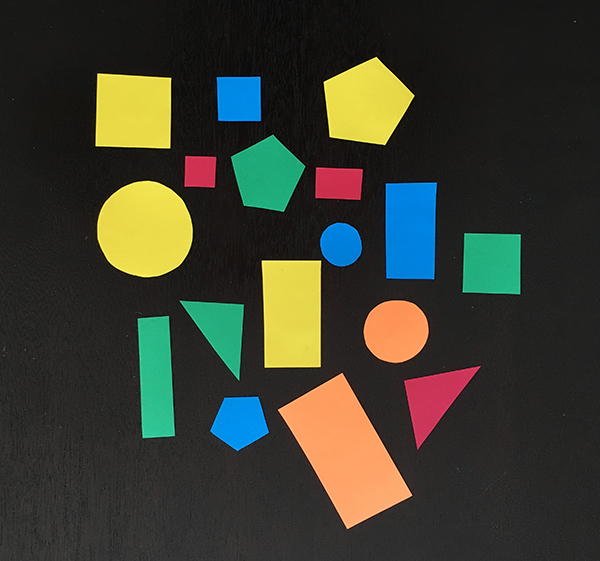
#> input picture base_station/vision trésor/shapes_and_colors.png, 600 x 561 px
$ python detect_islands.py --image '../vision trésor/shapes_and_colors.png'   (older library calls are emulated)
#> lines starting #> are read from the running program, lines starting #| are printed output that depends on the picture; after the words box and inside, x2 and y2 are one past the last pixel; in counts of white or black regions, pixels touching at a corner belong together
# USAGE
# python detect_shapes.py --image shapes_and_colors.png

# import the necessary packages
from pyimagesearch.shapedetector import ShapeDetector
import argparse
import imutils
import cv2

redl = (160,100,100)
redu = (179,255,255)
yellowl = (20,100,100)
yellowu = (30,255,255)
greenl =  (50,100,50)
greenu = (80,255,255)
bluel = (80,50,50)
blueu = (130,255,255)

# construct the argument parse and parse the arguments
ap = argparse.ArgumentParser()
ap.add_argument("-i", "--image", required=True,
	help="path to the input image")
args = vars(ap.parse_args())

# load the image and resize it to a smaller factor so that
# the shapes can be approximated better
image = cv2.imread(args["image"])
#> image is the input picture: shape (561, 600, 3); mean B, G, R 47.5, 60.1, 58.4
resized = imutils.resize(image, width=960)
ratio = 1#image.shape[0] / float(resized.shape[0])

blurred = cv2.GaussianBlur(resized, (15, 15), 0)
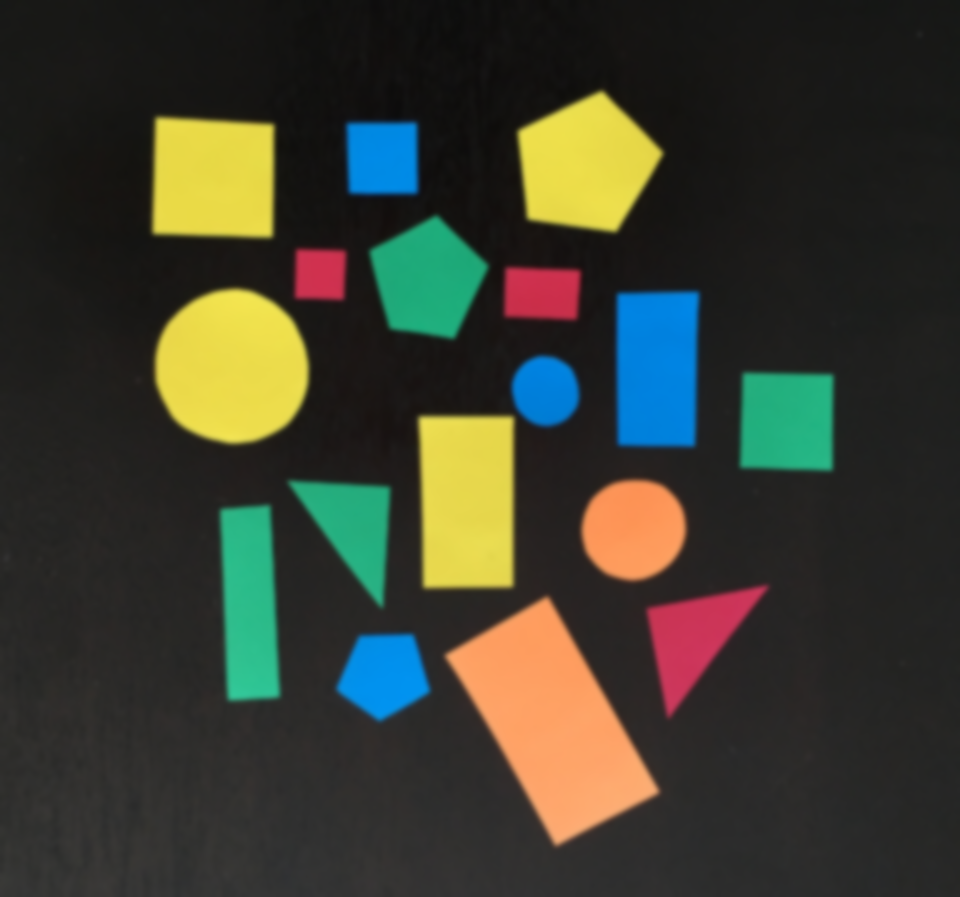
#> blurred: shape (897, 960, 3); mean B, G, R 47.4, 60, 58.3
hsv = cv2.cvtColor(blurred, cv2.COLOR_BGR2HSV)
#> hsv: shape (897, 960, 3); mean H, S, V 31.2, 58.7, 71
# convert the resized image to grayscale, blur it slightly,
# and threshold it
blue = cv2.inRange(hsv, bluel, blueu)
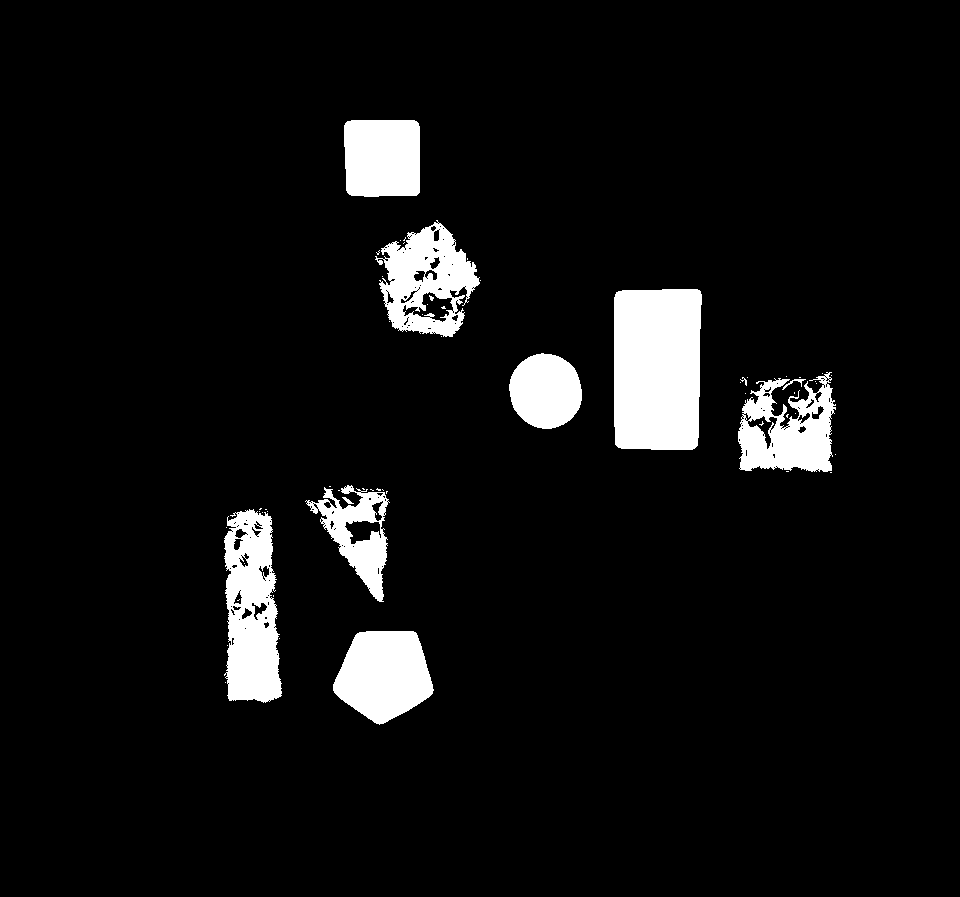
#> blue: shape (897, 960); 6.5% white; 59 white regions (48 under 20 px), largest, box (x1, y1, x2, y2) and area: (614, 289, 702, 450) 13679, (224, 509, 282, 703) 8379, (333, 631, 434, 725) 6829
blue = cv2.erode(blue, None, iterations=2)
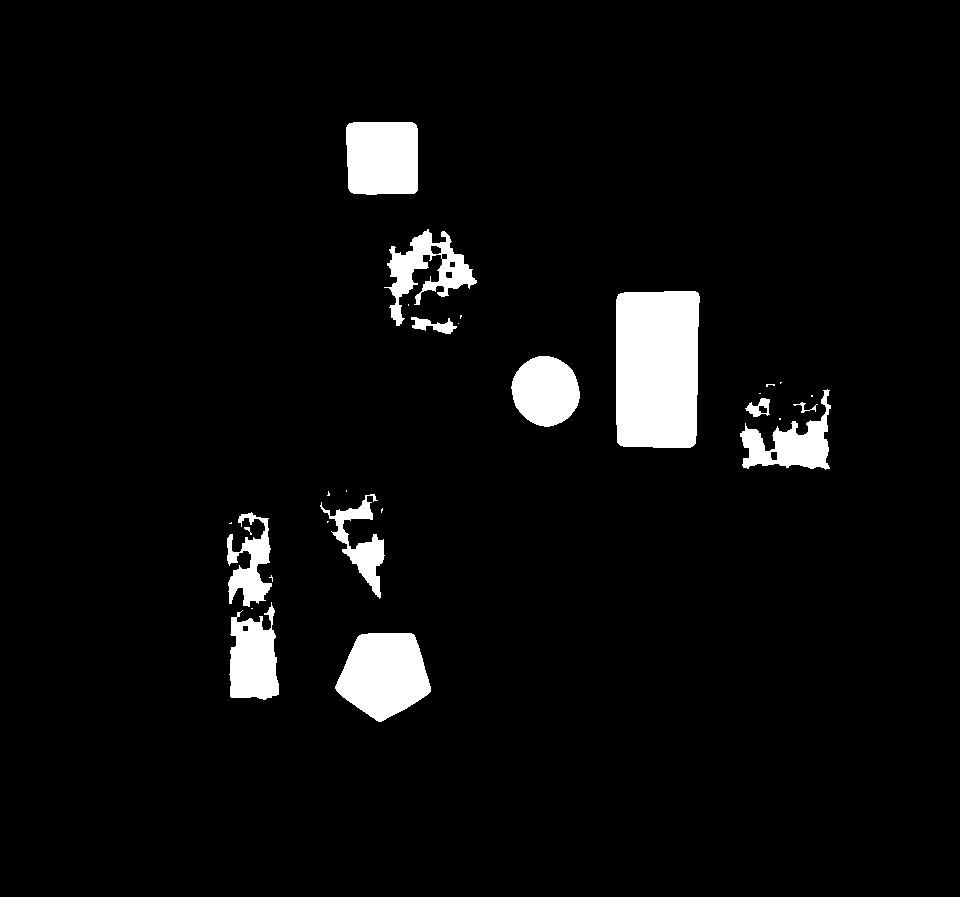
#> blue: shape (897, 960); 4.9% white; 28 white regions (15 under 20 px), largest, box (x1, y1, x2, y2) and area: (616, 291, 700, 448) 12699, (335, 633, 431, 722) 6070, (346, 122, 418, 195) 5074
blue = cv2.dilate(blue, None, iterations=2)
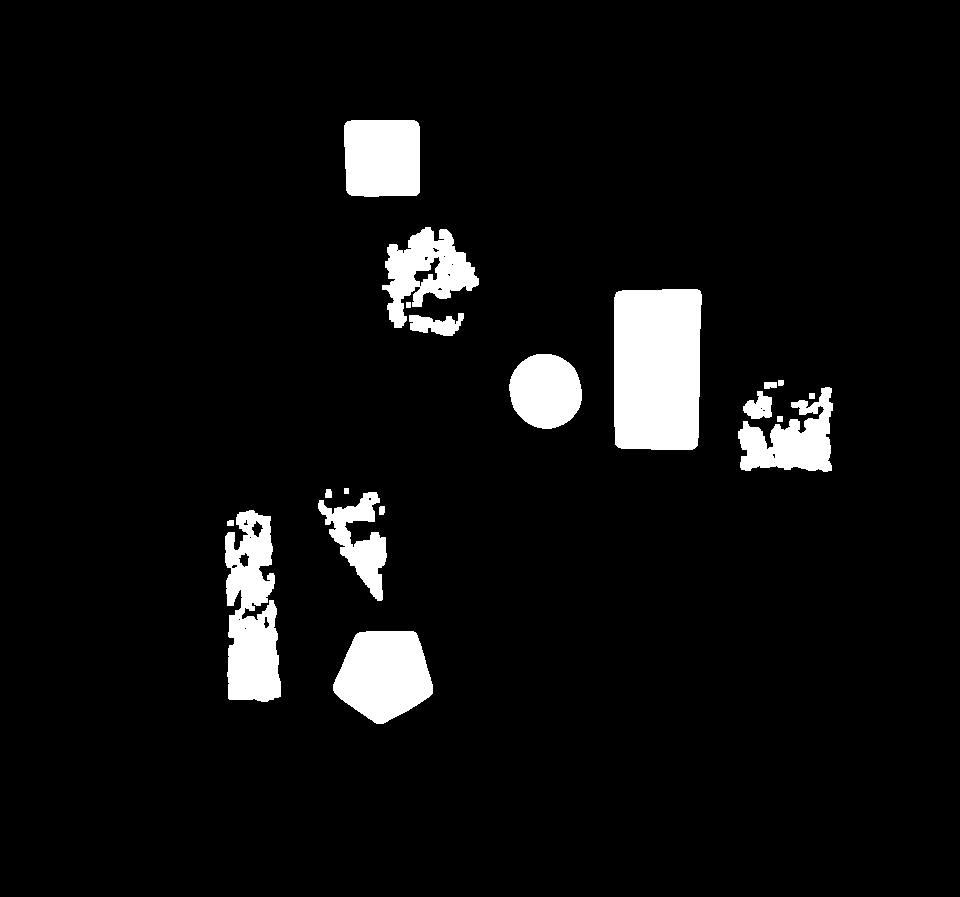
#> blue: shape (897, 960); 6.1% white; 19 white regions
blue = cv2.threshold(blue, 100, 255, cv2.THRESH_BINARY)[1]

# find contours in the thresholded image and initialize the
# shape detector
cnts1 = cv2.findContours(blue.copy(), cv2.RETR_EXTERNAL,
	cv2.CHAIN_APPROX_SIMPLE)
#> cnts1 = 19 contours; largest, box (x1, y1, x2, y2) and area: (614, 289, 702, 450) 13442, (225, 510, 281, 702) 7671, (333, 631, 433, 724) 6687, (344, 120, 420, 197) 5528, (382, 227, 479, 328) 4876

#> (the run stopped early here; a loop or call above may not have finished)
